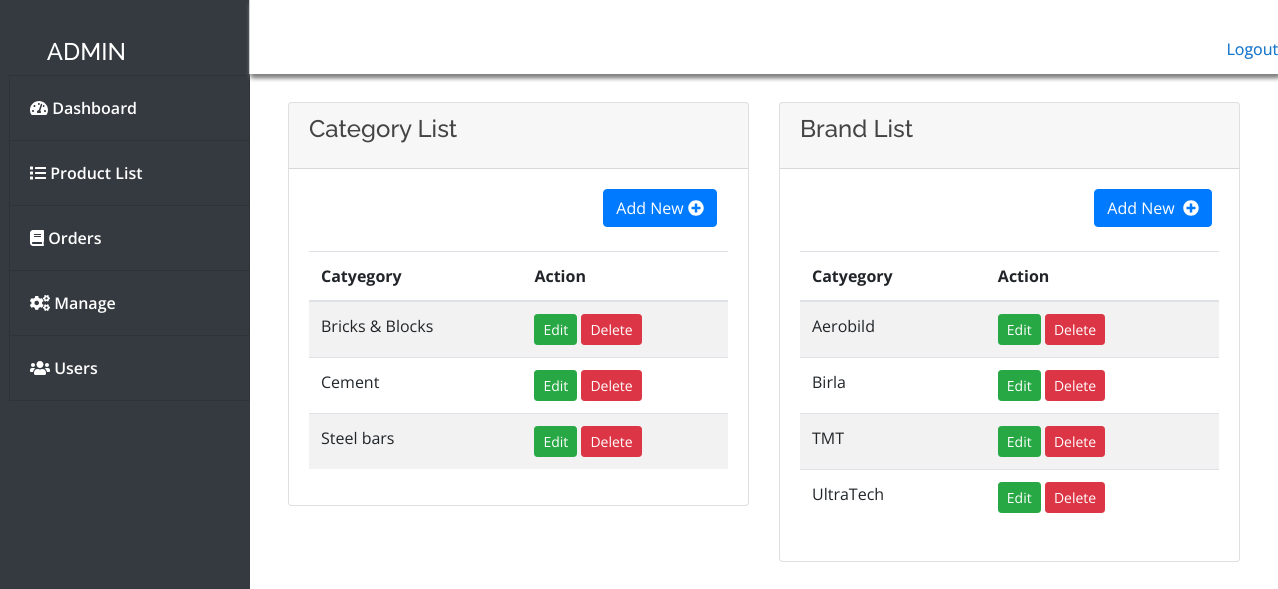
Screenshot of /admin/index.php?page=maintenance (signed in) with the database file from the repository.
### tables this page shows
CREATE TABLE `categories` (
  `cat_id` int(100) NOT NULL,
  `cat_title` text NOT NULL
);

CREATE TABLE `brands` (
  `brand_id` int(100) NOT NULL,
  `brand_title` text NOT NULL
);

### admin/maintenance.php (the view, shortened to what this page needs)
 <?php
include("../db.php");
include "sidenav.php";
include "topheader.php";
?>
      <div class="content" style="top:1cm;position:relative;">
        <div class="container-fluid">
        <div class="col-lg-12">
        	<div class="row">
         <div class="col-md-6">
            <div class="card">
              <div class="card-header card-header-success">
                <h4 class="card-title"> Category List</h4>
              </div>
              <div class="card-body">
                <div class="col-md-8 offset-md-8"> <a class=" btn btn-primary " href="javascript:void(0)" id="newcat">Add New  <i class="fa fa-plus-circle" aria-hidden="true"></i></a></div>
                <br>
                <div class="table-responsive ps">
                  <table class="table table-striped " id="brand">
                    <thead class="">
                      <tr>
                        <th>Catyegory</th>
                        <th>Action</th>
                      </tr>
                    </thead>
                    <tbody>
                      <?php
                        $result=mysqli_query($con,"select * from categories order by cat_title asc");
                        while(list($cat_id,$cat_title)=mysqli_fetch_array($result))
                        {
                        echo "<tr>
                        <td>$cat_title</td>
                        <td>
                        <a class=' btn btn-success btn-sm edit_cat' href='javascript:void(0)' data-id ='$cat_id'>Edit</a>
                        <a class=' btn btn-danger btn-sm remove_cat' href='javascript:void(0)' data-id ='$cat_id'>Delete</a>
                        </td></tr>";
                        }
                        ?>
                    </tbody>
                  </table>
                </div>
              </div>
            </div>
          </div>
          <div class="col-md-6">
            <div class="card">
              <div class="card-header card-header-success">
                <h4 class="card-title"> Brand List</h4>
              </div>
              <div class="card-body">
                <div class="col-md-8 offset-md-8"> <a class=" btn btn-primary " href="javascript:void(0)" id="newbrand">Add New &nbsp;<i class="fa fa-plus-circle" aria-hidden="true"></i></a></div>
                <br>
                <div class="table-responsive ps">
                  <table class="table table-striped " id="cat">
                    <thead class="">
                      <tr>
                        <th>Catyegory</th>
                        <th>Action</th>
                      </tr>
                    </thead>
                    <tbody>
                      <?php
                        $result=mysqli_query($con,"select * from brands order by brand_title asc");
                        while(list($brand_id,$brand_title)=mysqli_fetch_array($result))
                        {
                        echo "<tr>
                        <td>$brand_title</td>
                        <td>
                        <a class=' btn btn-success btn-sm edit_brand' href='javascript:void(0)' data-id ='$brand_id'>Edit</a>
                        <a class=' btn btn-danger btn-sm remove_brand' href='javascript:void(0)' data-id ='$brand_id'>Delete</a>
                        </td></tr>";
                        }
                        ?>
                    </tbody>
                  </table>
                </div>
              </div>
            </div>
          </div>
          </div>
        </div>
        </div>
      </div>

### assets/css/style.css (style rules this page uses)
body { font-family: "Open Sans", sans-serif; color: #444444; width: 100%; height: calc(100%); }
a { color: #1977cc; }
h1, h2, h3, h4, h5, h6 { font-family: "Raleway", sans-serif; }

### rows the page displays
categories: cat_title "Bricks & Blocks"
categories: cat_title "Cement"
categories: cat_title "Steel bars"
brands: brand_title "Aerobild"
brands: brand_title "Birla"
brands: brand_title "TMT"
brands: brand_title "UltraTech"
